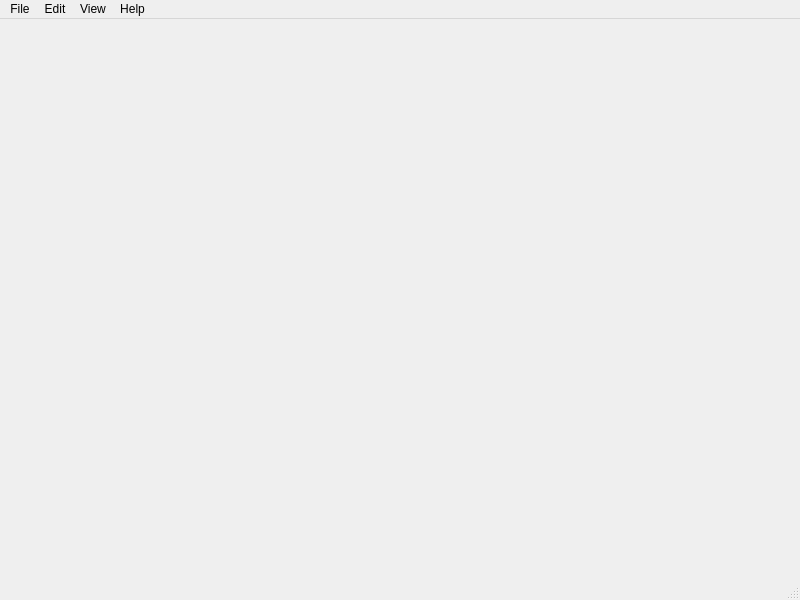
<?xml version="1.0" encoding="UTF-8"?>
<ui version="4.0">
 <class>MainWindow</class>
 <widget class="QMainWindow" name="MainWindow">
  <property name="geometry">
   <rect>
    <x>0</x>
    <y>0</y>
    <width>800</width>
    <height>600</height>
   </rect>
  </property>
  <property name="windowTitle">
   <string>DB Editor Loggined</string>
  </property>
  <widget class="QWidget" name="centralwidget"/>
  <widget class="QMenuBar" name="menubar">
   <property name="geometry">
    <rect>
     <x>0</x>
     <y>0</y>
     <width>800</width>
     <height>21</height>
    </rect>
   </property>
   <widget class="QMenu" name="menuFile">
    <property name="title">
     <string>File</string>
    </property>
    <addaction name="actionCreate_table"/>
    <addaction name="separator"/>
    <addaction name="actionOpen"/>
    <addaction name="actionSave"/>
   </widget>
   <widget class="QMenu" name="menuEdit">
    <property name="title">
     <string>Edit</string>
    </property>
    <addaction name="actionSelect"/>
   </widget>
   <widget class="QMenu" name="menuView">
    <property name="title">
     <string>View</string>
    </property>
    <addaction name="actionall_columns"/>
   </widget>
   <widget class="QMenu" name="menu">
    <property name="title">
     <string>Help</string>
    </property>
    <addaction name="actionInformation"/>
   </widget>
   <addaction name="menuFile"/>
   <addaction name="menuEdit"/>
   <addaction name="menuView"/>
   <addaction name="menu"/>
  </widget>
  <widget class="QStatusBar" name="statusbar"/>
  <action name="actionOpen">
   <property name="text">
    <string>Open</string>
   </property>
  </action>
  <action name="actionSave">
   <property name="text">
    <string>Save</string>
   </property>
  </action>
  <action name="actionCreate_table">
   <property name="text">
    <string>Create table</string>
   </property>
  </action>
  <action name="actionSelect">
   <property name="text">
    <string>Select</string>
   </property>
  </action>
  <action name="actionall_columns">
   <property name="text">
    <string>all columns</string>
   </property>
  </action>
  <action name="actionInformation">
   <property name="text">
    <string>Information</string>
   </property>
  </action>
 </widget>
 <resources/>
 <connections/>
</ui>
